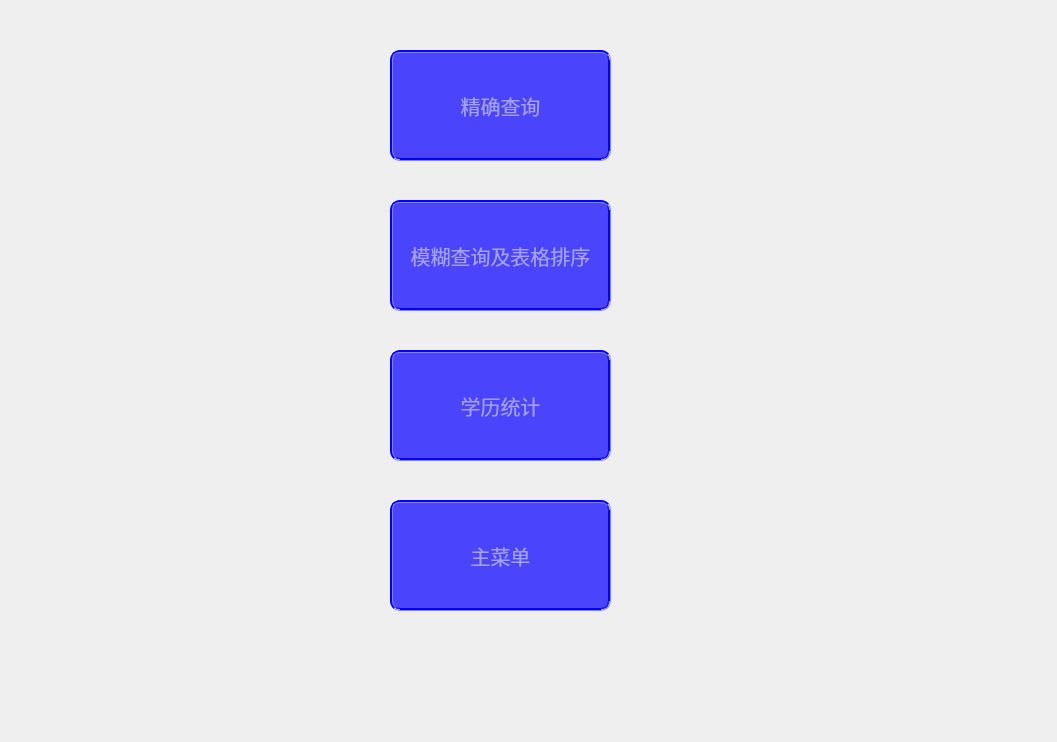
<?xml version="1.0" encoding="UTF-8"?>
<ui version="4.0">
 <class>Find</class>
 <widget class="QWidget" name="Find">
  <property name="geometry">
   <rect>
    <x>0</x>
    <y>0</y>
    <width>1057</width>
    <height>742</height>
   </rect>
  </property>
  <property name="windowTitle">
   <string>Form</string>
  </property>
  <property name="styleSheet">
   <string notr="true"/>
  </property>
  <widget class="QPushButton" name="returnButton">
   <property name="geometry">
    <rect>
     <x>390</x>
     <y>500</y>
     <width>221</width>
     <height>111</height>
    </rect>
   </property>
   <property name="font">
    <font>
     <family>汉仪秦川飞影W</family>
     <pointsize>15</pointsize>
    </font>
   </property>
   <property name="styleSheet">
    <string notr="true">QPushButton{
   border-radius: 10px;
   border: 3px groove blue;
   background-color:rgba(32, 25, 255,0.8);;
   color:rgba(255, 255, 255,0.5);
   
}
QPushButton:hover{
   border-radius: 10px;
   border: 3px groove white;
   background-color:rgba(32, 25, 255,1);;
   color:rgb(255, 255, 255);
}
QPushButton:pressed{
   border-radius: 10px;
   border: 3px groove black;
   background-color:rgba(110, 209, 255,0.9);;
   color:rgba(255, 255, 255,0.9);
}</string>
   </property>
   <property name="text">
    <string>主菜单</string>
   </property>
  </widget>
  <widget class="QPushButton" name="jqfindButton">
   <property name="geometry">
    <rect>
     <x>390</x>
     <y>50</y>
     <width>221</width>
     <height>111</height>
    </rect>
   </property>
   <property name="font">
    <font>
     <family>汉仪秦川飞影W</family>
     <pointsize>15</pointsize>
    </font>
   </property>
   <property name="styleSheet">
    <string notr="true">QPushButton{
   border-radius: 10px;
   border: 3px groove blue;
   background-color:rgba(32, 25, 255,0.8);;
   color:rgba(255, 255, 255,0.5);
   
}
QPushButton:hover{
   border-radius: 10px;
   border: 3px groove white;
   background-color:rgba(32, 25, 255,1);;
   color:rgb(255, 255, 255);
}
QPushButton:pressed{
   border-radius: 10px;
   border: 3px groove black;
   background-color:rgba(110, 209, 255,0.9);;
   color:rgba(255, 255, 255,0.9);
}</string>
   </property>
   <property name="text">
    <string>精确查询</string>
   </property>
  </widget>
  <widget class="QPushButton" name="mhfindButton">
   <property name="geometry">
    <rect>
     <x>390</x>
     <y>200</y>
     <width>221</width>
     <height>111</height>
    </rect>
   </property>
   <property name="font">
    <font>
     <family>汉仪秦川飞影W</family>
     <pointsize>15</pointsize>
    </font>
   </property>
   <property name="styleSheet">
    <string notr="true">QPushButton{
   border-radius: 10px;
   border: 3px groove blue;
   background-color:rgba(32, 25, 255,0.8);;
   color:rgba(255, 255, 255,0.5);
   
}
QPushButton:hover{
   border-radius: 10px;
   border: 3px groove white;
   background-color:rgba(32, 25, 255,1);;
   color:rgb(255, 255, 255);
}
QPushButton:pressed{
   border-radius: 10px;
   border: 3px groove black;
   background-color:rgba(110, 209, 255,0.9);;
   color:rgba(255, 255, 255,0.9);
}</string>
   </property>
   <property name="text">
    <string>模糊查询及表格排序</string>
   </property>
  </widget>
  <widget class="QPushButton" name="xltjfindButton">
   <property name="geometry">
    <rect>
     <x>390</x>
     <y>350</y>
     <width>221</width>
     <height>111</height>
    </rect>
   </property>
   <property name="font">
    <font>
     <family>汉仪秦川飞影W</family>
     <pointsize>15</pointsize>
    </font>
   </property>
   <property name="styleSheet">
    <string notr="true">QPushButton{
   border-radius: 10px;
   border: 3px groove blue;
   background-color:rgba(32, 25, 255,0.8);;
   color:rgba(255, 255, 255,0.5);
   
}
QPushButton:hover{
   border-radius: 10px;
   border: 3px groove white;
   background-color:rgba(32, 25, 255,1);;
   color:rgb(255, 255, 255);
}
QPushButton:pressed{
   border-radius: 10px;
   border: 3px groove black;
   background-color:rgba(110, 209, 255,0.9);;
   color:rgba(255, 255, 255,0.9);
}</string>
   </property>
   <property name="text">
    <string>学历统计</string>
   </property>
  </widget>
  <widget class="QFrame" name="frame">
   <property name="geometry">
    <rect>
     <x>-1</x>
     <y>-1</y>
     <width>1061</width>
     <height>751</height>
    </rect>
   </property>
   <property name="styleSheet">
    <string notr="true">#frame{
    background-image: url(:/new/1/others/findback.jpg);
}</string>
   </property>
   <property name="frameShape">
    <enum>QFrame::StyledPanel</enum>
   </property>
   <property name="frameShadow">
    <enum>QFrame::Raised</enum>
   </property>
  </widget>
  <zorder>frame</zorder>
  <zorder>returnButton</zorder>
  <zorder>jqfindButton</zorder>
  <zorder>mhfindButton</zorder>
  <zorder>xltjfindButton</zorder>
 </widget>
 <resources/>
 <connections/>
</ui>
